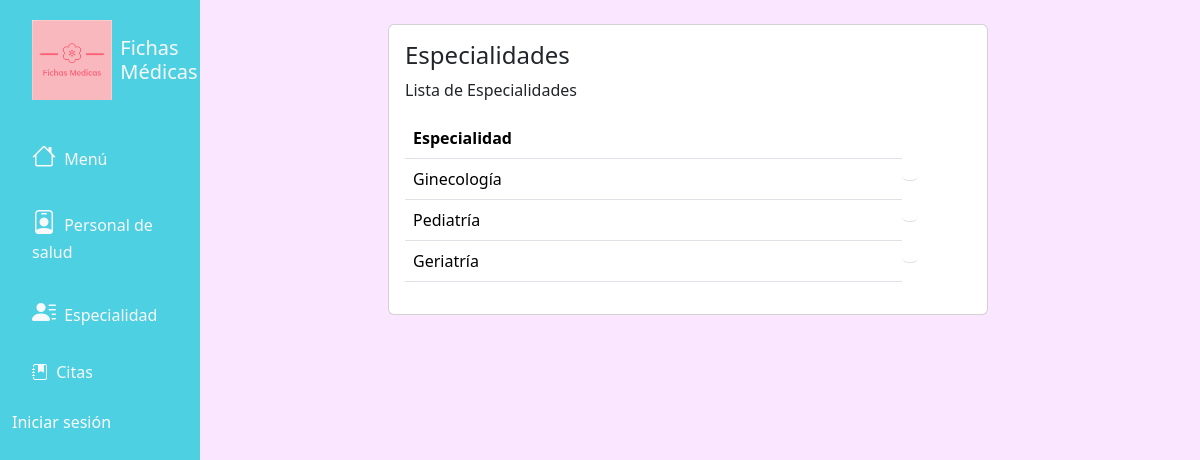
Page /especialidad/ on the committed database.
### fichasapp/models.py (models this page shows, shortened)
class Especialidad(models.Model):
    name = models.CharField(max_length=30)

### fichasapp/views.py (the view)
# urls.py: path('especialidad/', views.especialidad, name='especialidad'),
def especialidad(request):
    especialidad = Especialidad.objects.all()
    return render(request, 'especialidad/especialidad.html', {'especialidad': especialidad})

### templates/especialidad/especialidad.html (shortened to what this page needs)
{% extends 'base.html' %}
{% block content %}
<div class="page-content page-container" id="page-content">
  <div class="padding">
    <div class="row container d-flex justify-content-center">
      <div class="col-lg-8 grid-margin stretch-card">
        <div class="card">
          <div class="card-body">
            <h4 class="card-title">Especialidades</h4>
            <p class="card-description">
              Lista de Especialidades
            </p>
            <div class="table-responsive">
              <table class="table">
                <thead>
                  <tr>
                    <th>Especialidad</th>
                  </tr>
                </thead>
                <tbody>
                  {% for p in especialidad %}
                  <tr>
                    <td>{{p.name}}</td>
                    <td class="btn-group" role="group" aria-label="Basic mixed styles example">
                    </td>
                  </tr>
                  {% endfor %}
                </tbody>
              </table>
            </div>
          </div>
        </div>
      </div>
    </div>
  </div>
</div>
{% endblock content %}

### static/css/main.css (style rules this page uses)
body { font-family: 'Segoe UI', Tahoma, Geneva, Verdana, sans-serif; background-color: #fae6fe ; }

### rows in the picture
Especialidad: name "Ginecología"
Especialidad: name "Pediatría"
Especialidad: name "Geriatría"
